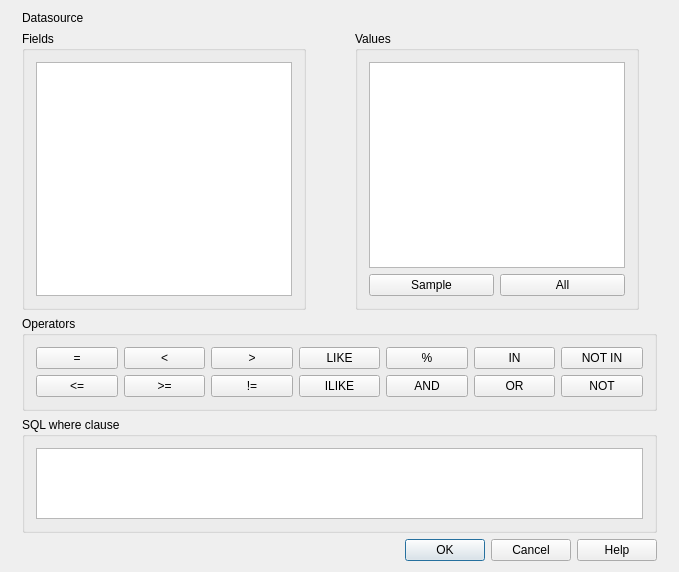
<?xml version="1.0" encoding="UTF-8"?>
<ui version="4.0">
 <author>Gary Sherman</author>
 <comment>Query builder for vector layers</comment>
 <class>QgsQueryBuilderBase</class>
 <widget class="QDialog" name="QgsQueryBuilderBase">
  <property name="geometry">
   <rect>
    <x>0</x>
    <y>0</y>
    <width>679</width>
    <height>572</height>
   </rect>
  </property>
  <property name="sizePolicy">
   <sizepolicy hsizetype="Fixed" vsizetype="Fixed">
    <horstretch>0</horstretch>
    <verstretch>0</verstretch>
   </sizepolicy>
  </property>
  <property name="windowTitle">
   <string>Query Builder</string>
  </property>
  <property name="windowIcon">
   <iconset>
    <normaloff/>
   </iconset>
  </property>
  <property name="modal">
   <bool>true</bool>
  </property>
  <layout class="QGridLayout">
   <item row="0" column="0" colspan="2">
    <widget class="QLabel" name="lblDataUri">
     <property name="text">
      <string>Datasource</string>
     </property>
    </widget>
   </item>
   <item row="1" column="0">
    <widget class="QGroupBox" name="groupBox1">
     <property name="sizePolicy">
      <sizepolicy hsizetype="Fixed" vsizetype="Expanding">
       <horstretch>0</horstretch>
       <verstretch>0</verstretch>
      </sizepolicy>
     </property>
     <property name="title">
      <string>Fields</string>
     </property>
     <layout class="QGridLayout">
      <property name="margin">
       <number>11</number>
      </property>
      <item row="0" column="0">
       <widget class="QListView" name="lstFields">
        <property name="whatsThis">
         <string>&lt;html&gt;&lt;head&gt;&lt;meta name=&quot;qrichtext&quot; content=&quot;1&quot; /&gt;&lt;style type=&quot;text/css&quot;&gt;
p, li { white-space: pre-wrap; }
&lt;/style&gt;&lt;/head&gt;&lt;body style=&quot; font-family:'Sans Serif'; font-size:9pt; font-weight:400; font-style:normal;&quot;&gt;
&lt;p style=&quot; margin-top:0px; margin-bottom:0px; margin-left:0px; margin-right:0px; -qt-block-indent:0; text-indent:0px;&quot;&gt;List of fields in this vector file&lt;/p&gt;&lt;/body&gt;&lt;/html&gt;</string>
        </property>
       </widget>
      </item>
     </layout>
    </widget>
   </item>
   <item row="1" column="1">
    <widget class="QGroupBox" name="groupBox2">
     <property name="sizePolicy">
      <sizepolicy hsizetype="Fixed" vsizetype="Expanding">
       <horstretch>0</horstretch>
       <verstretch>0</verstretch>
      </sizepolicy>
     </property>
     <property name="title">
      <string>Values</string>
     </property>
     <layout class="QGridLayout">
      <property name="margin">
       <number>11</number>
      </property>
      <item row="0" column="0" colspan="2">
       <widget class="QListView" name="lstValues">
        <property name="whatsThis">
         <string>&lt;html&gt;&lt;head&gt;&lt;meta name=&quot;qrichtext&quot; content=&quot;1&quot; /&gt;&lt;style type=&quot;text/css&quot;&gt;
p, li { white-space: pre-wrap; }
&lt;/style&gt;&lt;/head&gt;&lt;body style=&quot; font-family:'Sans Serif'; font-size:9pt; font-weight:400; font-style:normal;&quot;&gt;
&lt;p style=&quot; margin-top:0px; margin-bottom:0px; margin-left:0px; margin-right:0px; -qt-block-indent:0; text-indent:0px;&quot;&gt;List of values for the current field.&lt;/p&gt;&lt;/body&gt;&lt;/html&gt;</string>
        </property>
        <property name="autoFillBackground">
         <bool>true</bool>
        </property>
        <property name="selectionBehavior">
         <enum>QAbstractItemView::SelectRows</enum>
        </property>
        <property name="uniformItemSizes">
         <bool>true</bool>
        </property>
       </widget>
      </item>
      <item row="1" column="0">
       <widget class="QPushButton" name="btnSampleValues">
        <property name="toolTip">
         <string>&lt;html&gt;&lt;head&gt;&lt;meta name=&quot;qrichtext&quot; content=&quot;1&quot; /&gt;&lt;style type=&quot;text/css&quot;&gt;
p, li { white-space: pre-wrap; }
&lt;/style&gt;&lt;/head&gt;&lt;body style=&quot; font-family:'Sans Serif'; font-size:9pt; font-weight:400; font-style:normal;&quot;&gt;
&lt;p style=&quot; margin-top:0px; margin-bottom:0px; margin-left:0px; margin-right:0px; -qt-block-indent:0; text-indent:0px;&quot;&gt;Take a &lt;span style=&quot; font-weight:600;&quot;&gt;sample&lt;/span&gt; of records in the vector file&lt;/p&gt;&lt;/body&gt;&lt;/html&gt;</string>
        </property>
        <property name="text">
         <string>Sample</string>
        </property>
       </widget>
      </item>
      <item row="1" column="1">
       <widget class="QPushButton" name="btnGetAllValues">
        <property name="toolTip">
         <string>&lt;html&gt;&lt;head&gt;&lt;meta name=&quot;qrichtext&quot; content=&quot;1&quot; /&gt;&lt;style type=&quot;text/css&quot;&gt;
p, li { white-space: pre-wrap; }
&lt;/style&gt;&lt;/head&gt;&lt;body style=&quot; font-family:'Sans Serif'; font-size:9pt; font-weight:400; font-style:normal;&quot;&gt;
&lt;p style=&quot; margin-top:0px; margin-bottom:0px; margin-left:0px; margin-right:0px; -qt-block-indent:0; text-indent:0px;&quot;&gt;Retrieve &lt;span style=&quot; font-weight:600;&quot;&gt;all&lt;/span&gt; the record in the vector file (&lt;span style=&quot; font-style:italic;&quot;&gt;if the table is big, the operation can consume some time&lt;/span&gt;)&lt;/p&gt;&lt;/body&gt;&lt;/html&gt;</string>
        </property>
        <property name="text">
         <string>All</string>
        </property>
       </widget>
      </item>
     </layout>
    </widget>
   </item>
   <item row="2" column="0" colspan="2">
    <widget class="QGroupBox" name="groupBox4">
     <property name="title">
      <string>Operators</string>
     </property>
     <layout class="QGridLayout">
      <property name="margin">
       <number>11</number>
      </property>
      <item row="0" column="0">
       <widget class="QPushButton" name="btnEqual">
        <property name="text">
         <string>=</string>
        </property>
       </widget>
      </item>
      <item row="0" column="1">
       <widget class="QPushButton" name="btnLessThan">
        <property name="text">
         <string>&lt;</string>
        </property>
       </widget>
      </item>
      <item row="1" column="6">
       <widget class="QPushButton" name="btnNot">
        <property name="text">
         <string>NOT</string>
        </property>
       </widget>
      </item>
      <item row="1" column="5">
       <widget class="QPushButton" name="btnOr">
        <property name="text">
         <string>OR</string>
        </property>
       </widget>
      </item>
      <item row="1" column="4">
       <widget class="QPushButton" name="btnAnd">
        <property name="text">
         <string>AND</string>
        </property>
       </widget>
      </item>
      <item row="0" column="4">
       <widget class="QPushButton" name="btnPct">
        <property name="text">
         <string>%</string>
        </property>
       </widget>
      </item>
      <item row="0" column="5">
       <widget class="QPushButton" name="btnIn">
        <property name="text">
         <string>IN</string>
        </property>
       </widget>
      </item>
      <item row="0" column="6">
       <widget class="QPushButton" name="btnNotIn">
        <property name="text">
         <string>NOT IN</string>
        </property>
       </widget>
      </item>
      <item row="1" column="2">
       <widget class="QPushButton" name="btnNotEqual">
        <property name="text">
         <string>!=</string>
        </property>
       </widget>
      </item>
      <item row="0" column="2">
       <widget class="QPushButton" name="btnGreaterThan">
        <property name="text">
         <string>&gt;</string>
        </property>
       </widget>
      </item>
      <item row="0" column="3">
       <widget class="QPushButton" name="btnLike">
        <property name="text">
         <string>LIKE</string>
        </property>
       </widget>
      </item>
      <item row="1" column="3">
       <widget class="QPushButton" name="btnILike">
        <property name="text">
         <string>ILIKE</string>
        </property>
       </widget>
      </item>
      <item row="1" column="1">
       <widget class="QPushButton" name="btnGreaterEqual">
        <property name="text">
         <string>&gt;=</string>
        </property>
       </widget>
      </item>
      <item row="1" column="0">
       <widget class="QPushButton" name="btnLessEqual">
        <property name="text">
         <string>&lt;=</string>
        </property>
       </widget>
      </item>
     </layout>
    </widget>
   </item>
   <item row="3" column="0" colspan="2">
    <widget class="QGroupBox" name="groupBox3">
     <property name="maximumSize">
      <size>
       <width>32767</width>
       <height>116</height>
      </size>
     </property>
     <property name="title">
      <string>SQL where clause</string>
     </property>
     <layout class="QGridLayout">
      <property name="margin">
       <number>11</number>
      </property>
      <item row="0" column="0">
       <widget class="QTextEdit" name="txtSQL"/>
      </item>
     </layout>
    </widget>
   </item>
   <item row="4" column="0" colspan="2">
    <widget class="QDialogButtonBox" name="buttonBox">
     <property name="standardButtons">
      <set>QDialogButtonBox::Cancel|QDialogButtonBox::Help|QDialogButtonBox::Ok</set>
     </property>
    </widget>
   </item>
  </layout>
 </widget>
 <layoutdefault spacing="6" margin="11"/>
 <tabstops>
  <tabstop>btnSampleValues</tabstop>
  <tabstop>btnGetAllValues</tabstop>
  <tabstop>lstFields</tabstop>
  <tabstop>lstValues</tabstop>
  <tabstop>btnEqual</tabstop>
  <tabstop>btnLessThan</tabstop>
  <tabstop>btnGreaterThan</tabstop>
  <tabstop>btnLike</tabstop>
  <tabstop>btnPct</tabstop>
  <tabstop>btnIn</tabstop>
  <tabstop>btnNotIn</tabstop>
  <tabstop>btnLessEqual</tabstop>
  <tabstop>btnGreaterEqual</tabstop>
  <tabstop>btnNotEqual</tabstop>
  <tabstop>btnILike</tabstop>
  <tabstop>btnAnd</tabstop>
  <tabstop>btnOr</tabstop>
  <tabstop>btnNot</tabstop>
  <tabstop>txtSQL</tabstop>
  <tabstop>buttonBox</tabstop>
 </tabstops>
 <resources/>
 <connections>
  <connection>
   <sender>buttonBox</sender>
   <signal>rejected()</signal>
   <receiver>QgsQueryBuilderBase</receiver>
   <slot>reject()</slot>
   <hints>
    <hint type="sourcelabel">
     <x>530</x>
     <y>549</y>
    </hint>
    <hint type="destinationlabel">
     <x>674</x>
     <y>480</y>
    </hint>
   </hints>
  </connection>
  <connection>
   <sender>buttonBox</sender>
   <signal>accepted()</signal>
   <receiver>QgsQueryBuilderBase</receiver>
   <slot>accept()</slot>
   <hints>
    <hint type="sourcelabel">
     <x>641</x>
     <y>553</y>
    </hint>
    <hint type="destinationlabel">
     <x>672</x>
     <y>521</y>
    </hint>
   </hints>
  </connection>
 </connections>
</ui>
